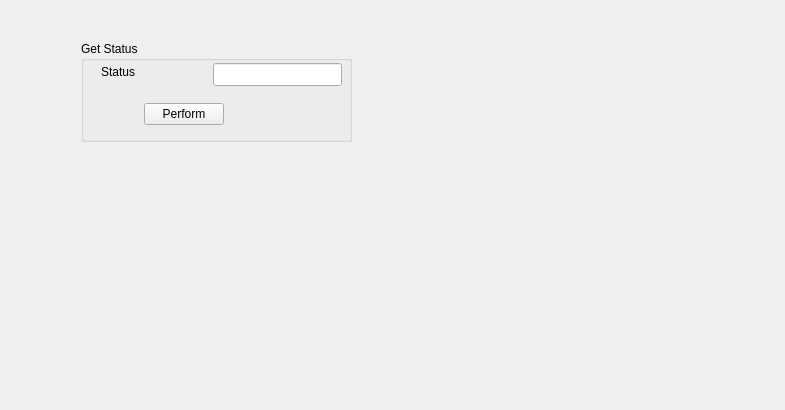
<?xml version="1.0" encoding="UTF-8"?>
<ui version="4.0">
 <class>Form</class>
 <widget class="QWidget" name="Form">
  <property name="geometry">
   <rect>
    <x>0</x>
    <y>0</y>
    <width>785</width>
    <height>410</height>
   </rect>
  </property>
  <property name="windowTitle">
   <string>Form</string>
  </property>
  <layout class="QGridLayout" name="gridLayout">
   <item row="0" column="0">
    <widget class="QStackedWidget" name="stackedWidget">
     <property name="currentIndex">
      <number>0</number>
     </property>
     <widget class="QWidget" name="page">
      <widget class="QGroupBox" name="EC4A_get_status_qgb">
       <property name="geometry">
        <rect>
         <x>70</x>
         <y>30</y>
         <width>271</width>
         <height>101</height>
        </rect>
       </property>
       <property name="title">
        <string>Get Status</string>
       </property>
       <widget class="SMEE::StatusLine" name="EC4A_get_status__status_status_qle">
        <property name="geometry">
         <rect>
          <x>132</x>
          <y>22</y>
          <width>129</width>
          <height>23</height>
         </rect>
        </property>
        <property name="layoutDirection">
         <enum>Qt::LeftToRight</enum>
        </property>
        <property name="alignment">
         <set>Qt::AlignRight|Qt::AlignTrailing|Qt::AlignVCenter</set>
        </property>
       </widget>
       <widget class="QWidget" name="layoutWidget">
        <property name="geometry">
         <rect>
          <x>20</x>
          <y>20</y>
          <width>84</width>
          <height>22</height>
         </rect>
        </property>
        <layout class="QHBoxLayout" name="_2">
         <item>
          <widget class="QLabel" name="EC4A_get_status__status_status_qlb">
           <property name="text">
            <string>Status</string>
           </property>
          </widget>
         </item>
         <item>
          <spacer>
           <property name="orientation">
            <enum>Qt::Horizontal</enum>
           </property>
           <property name="sizeHint" stdset="0">
            <size>
             <width>40</width>
             <height>20</height>
            </size>
           </property>
          </spacer>
         </item>
        </layout>
       </widget>
       <widget class="QWidget" name="layoutWidget_2">
        <property name="geometry">
         <rect>
          <x>20</x>
          <y>60</y>
          <width>123</width>
          <height>27</height>
         </rect>
        </property>
        <layout class="QGridLayout" name="_3">
         <item row="0" column="0">
          <spacer>
           <property name="orientation">
            <enum>Qt::Horizontal</enum>
           </property>
           <property name="sizeHint" stdset="0">
            <size>
             <width>40</width>
             <height>25</height>
            </size>
           </property>
          </spacer>
         </item>
         <item row="0" column="1">
          <widget class="SMEE::PerformButton" name="EC4A_get_status_qpb">
           <property name="text">
            <string>Perform</string>
           </property>
          </widget>
         </item>
        </layout>
       </widget>
      </widget>
     </widget>
     <widget class="QWidget" name="page_2">
      <widget class="QGroupBox" name="EC4T_update_ttl_baseline_qgb">
       <property name="geometry">
        <rect>
         <x>20</x>
         <y>20</y>
         <width>347</width>
         <height>191</height>
        </rect>
       </property>
       <property name="title">
        <string>Update TTL Baseline</string>
       </property>
       <widget class="SMEE::StatusLine" name="EC4T_update_ttl_baseline__ttl_baseline_result_p_Mark_pos_x_qle">
        <property name="geometry">
         <rect>
          <x>188</x>
          <y>22</y>
          <width>129</width>
          <height>23</height>
         </rect>
        </property>
       </widget>
       <widget class="SMEE::StatusLine" name="EC4T_update_ttl_baseline__ttl_baseline_result_p_Mark_pos_y_qle">
        <property name="geometry">
         <rect>
          <x>188</x>
          <y>51</y>
          <width>129</width>
          <height>23</height>
         </rect>
        </property>
       </widget>
       <widget class="SMEE::StatusLine" name="EC4T_update_ttl_baseline__ttl_baseline_result_p_Match_rate_qle">
        <property name="geometry">
         <rect>
          <x>188</x>
          <y>80</y>
          <width>129</width>
          <height>23</height>
         </rect>
        </property>
        <property name="text">
         <string>UNKNOWN</string>
        </property>
       </widget>
       <widget class="QWidget" name="layoutWidget_3">
        <property name="geometry">
         <rect>
          <x>10</x>
          <y>110</y>
          <width>321</width>
          <height>27</height>
         </rect>
        </property>
        <layout class="QHBoxLayout" name="_12">
         <item>
          <spacer>
           <property name="orientation">
            <enum>Qt::Horizontal</enum>
           </property>
           <property name="sizeHint" stdset="0">
            <size>
             <width>40</width>
             <height>25</height>
            </size>
           </property>
          </spacer>
         </item>
         <item>
          <widget class="SMEE::PerformButton" name="EC4T_update_ttl_baseline_qpb">
           <property name="text">
            <string>Perform</string>
           </property>
          </widget>
         </item>
        </layout>
       </widget>
       <widget class="QWidget" name="layoutWidget_4">
        <property name="geometry">
         <rect>
          <x>20</x>
          <y>20</y>
          <width>156</width>
          <height>22</height>
         </rect>
        </property>
        <layout class="QHBoxLayout" name="_8">
         <item>
          <widget class="QLabel" name="EC4T_update_ttl_baseline__ttl_baseline_result_p_AE_ref_pos_x_qlb">
           <property name="text">
            <string>Mark_pos X</string>
           </property>
          </widget>
         </item>
         <item>
          <spacer>
           <property name="orientation">
            <enum>Qt::Horizontal</enum>
           </property>
           <property name="sizeHint" stdset="0">
            <size>
             <width>40</width>
             <height>20</height>
            </size>
           </property>
          </spacer>
         </item>
         <item>
          <widget class="QLabel" name="EC4T_update_ttl_baseline__ttl_baseline_result_p_AE_ref_pos_x_qlb_2">
           <property name="text">
            <string>[pixel]</string>
           </property>
          </widget>
         </item>
        </layout>
       </widget>
       <widget class="QWidget" name="layoutWidget_5">
        <property name="geometry">
         <rect>
          <x>20</x>
          <y>50</y>
          <width>156</width>
          <height>22</height>
         </rect>
        </property>
        <layout class="QHBoxLayout" name="_9">
         <item>
          <widget class="QLabel" name="EC4T_update_ttl_baseline__ttl_baseline_result_p_AE_ref_pos_y_qlb">
           <property name="text">
            <string>Mark_pos Y</string>
           </property>
          </widget>
         </item>
         <item>
          <spacer>
           <property name="orientation">
            <enum>Qt::Horizontal</enum>
           </property>
           <property name="sizeHint" stdset="0">
            <size>
             <width>40</width>
             <height>20</height>
            </size>
           </property>
          </spacer>
         </item>
         <item>
          <widget class="QLabel" name="EC4T_update_ttl_baseline__ttl_baseline_result_p_AE_ref_pos_y_qlb_2">
           <property name="text">
            <string>[pixel]</string>
           </property>
          </widget>
         </item>
        </layout>
       </widget>
       <widget class="QWidget" name="layoutWidget_6">
        <property name="geometry">
         <rect>
          <x>20</x>
          <y>80</y>
          <width>132</width>
          <height>22</height>
         </rect>
        </property>
        <layout class="QHBoxLayout" name="_10">
         <item>
          <widget class="QLabel" name="EC4T_update_ttl_baseline__ttl_baseline_result_p_AE_ref_pos_y_qlb_3">
           <property name="text">
            <string>Match_rate</string>
           </property>
          </widget>
         </item>
         <item>
          <spacer>
           <property name="orientation">
            <enum>Qt::Horizontal</enum>
           </property>
           <property name="sizeHint" stdset="0">
            <size>
             <width>40</width>
             <height>20</height>
            </size>
           </property>
          </spacer>
         </item>
         <item>
          <widget class="QLabel" name="EC4T_update_ttl_baseline__ttl_baseline_result_p_AE_ref_pos_y_qlb_4">
           <property name="text">
            <string>[%]</string>
           </property>
          </widget>
         </item>
        </layout>
       </widget>
      </widget>
     </widget>
    </widget>
   </item>
  </layout>
 </widget>
 <customwidgets>
  <customwidget>
   <class>SMEE::Button</class>
   <extends>QPushButton</extends>
   <header>Button.h</header>
  </customwidget>
  <customwidget>
   <class>SMEE::LineEdit</class>
   <extends>QLineEdit</extends>
   <header>LineEdit.h</header>
  </customwidget>
  <customwidget>
   <class>SMEE::PerformButton</class>
   <extends>SMEE::Button</extends>
   <header>PerformButton.h</header>
  </customwidget>
  <customwidget>
   <class>SMEE::StatusLine</class>
   <extends>SMEE::LineEdit</extends>
   <header>StatusLine.h</header>
  </customwidget>
 </customwidgets>
 <resources/>
 <connections/>
</ui>
